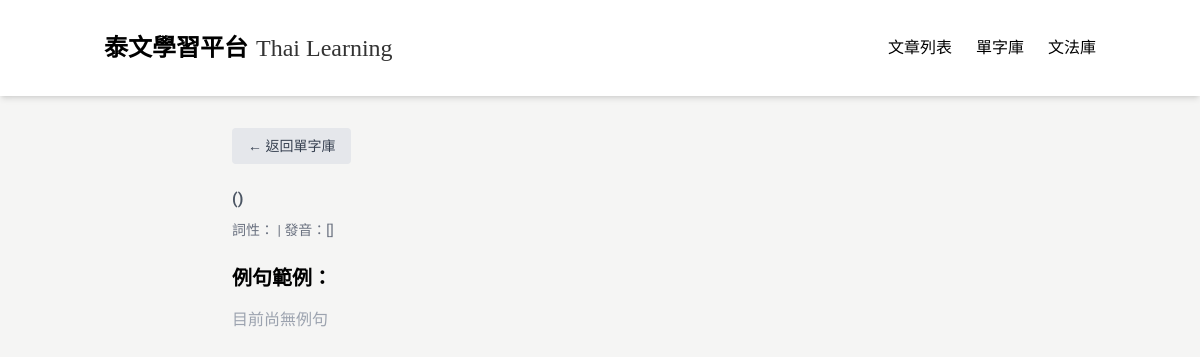
Before: /word/455 with the older database file.
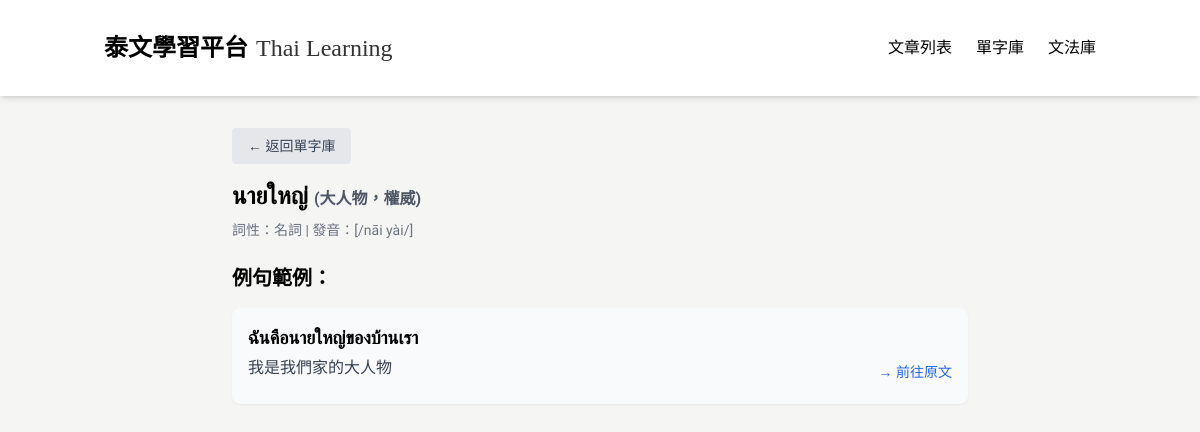
After: the same page with the newer database file.
### tables this page shows
CREATE TABLE Word (
            id INTEGER PRIMARY KEY AUTOINCREMENT,
            thai TEXT,
            chinese TEXT,
            type TEXT,
            pronunciation TEXT,
            articleId INTEGER,
            createdAt TEXT,
            updatedAt TEXT
        );

CREATE TABLE WordExample (
    id INTEGER PRIMARY KEY AUTOINCREMENT,
    thai TEXT NOT NULL,
    chinese TEXT NOT NULL,
    wordId INTEGER NOT NULL,
    createdAt TEXT NOT NULL,
    updatedAt TEXT NOT NULL, articleId INTEGER REFERENCES Article(id),
    FOREIGN KEY (wordId) REFERENCES Word(id)
);

### app_sqlite.py (the view)
@app.route('/word/<int:word_id>')
def word_detail(word_id):
    conn = get_db_connection()
    word = conn.execute('SELECT * FROM Word WHERE id = ?', (word_id,)).fetchone()
    articles = conn.execute("""
        SELECT Article.*
        FROM Article
        JOIN WordArticle ON Article.id = WordArticle.articleId
        WHERE WordArticle.wordId = ? AND Article.status = 'published'
        ORDER BY Article.createdAt DESC
    """, (word_id,)).fetchall()
    examples = conn.execute("""
        SELECT * FROM WordExample
        WHERE wordId = ?
        ORDER BY createdAt DESC
    """, (word_id,)).fetchall()
    conn.close()
    return render_template('word_detail.html', word=word, articles=articles, examples=examples)

### app_sqlite.py (called while the page is built)
def get_db_connection():
    base_path = os.path.dirname(os.path.abspath(__file__))
    db_path = os.path.join(base_path, 'data.db')
    conn = sqlite3.connect(db_path)  # SQLite 檔名
    conn.row_factory = sqlite3.Row     # 讓取出的資料像字典一樣操作
    return conn

### templates/word_detail.html (shortened to what this page needs)
<!DOCTYPE html>
<html lang="zh-TW">
<head>
  <script src="https://cdn.tailwindcss.com"></script>
</head>
<body>
  <nav class="bg-white shadow-md sticky top-0 z-50">
    <div class="container mx-auto px-4 py-4">
      <div class="flex justify-between items-center py-4">
        <div class="flex items-center space-x-2">
          <a href="/" class="flex items-end space-x-2">
            <span class="nav-title text-2xl font-bold text-black">泰文學習平台</span>
            <span class="nav-subtitle text-2xl text-black/80 self-end">Thai Learning</span>
          </a>
        </div>
        <div class="hidden md:flex space-x-6">
          <a href="/" class="tab-btn active-tab text-black hover:text-gray-700" data-tab="articles">文章列表</a>
          <a href="/vocabulary" class="text-black hover:text-gray-700">單字庫</a>
          <a href="/grammar" class="text-black hover:text-gray-700">文法庫</a>
        </div>
      </div>
    </div>
  </nav>
<div class="max-w-3xl mx-auto px-4 py-8">
  <div class="mb-4">
    <a href="/vocabulary" class="inline-block px-4 py-2 bg-gray-200 text-gray-700 rounded hover:bg-gray-300 text-sm">
      ← 返回單字庫
    </a>
  </div>
  <h1 class="text-2xl font-bold mb-2">{{ word.thai }} <span class="text-base text-gray-600">({{ word.chinese }})</span></h1>
  <p class="text-sm text-gray-500 mb-6">詞性：{{ word.type }} | 發音：[{{ word.pronunciation }}]</p>
  <h2 class="text-xl font-semibold mb-4">例句範例：</h2>
  <ul class="space-y-4">
    {% for example in examples %}
    <li class="bg-gray-50 p-4 rounded-lg shadow-sm">
      <p class="thai-text text-lg font-semibold mb-1">{{ example.thai }}</p>
      <div class="flex justify-between items-center">
        <p class="text-gray-700 mb-2">{{ example.chinese }}</p>
        {% if example.articleId %}
          <a href="/article/{{ example.articleId }}" class="text-sm text-blue-600 hover:underline ml-4 whitespace-nowrap">→ 前往原文</a>
        {% else %}
          <span class="text-sm text-gray-400 ml-4 whitespace-nowrap">無原文連結</span>
        {% endif %}
      </div>
    </li>
    {% else %}
    <li class="text-gray-400">目前尚無例句</li>
    {% endfor %}
  </ul>
</div>
</body>
</html>

Changed rows visible on the page:
added Word: thai "นายใหญ่", chinese "大人物，權威", type "名詞", pronunciation "/nāi yài/"
added WordExample: thai "ฉันคือนายใหญ่ของบ้านเรา", chinese "我是我們家的大人物"
Other visible differences:
text no longer shown: "目前尚無例句"
